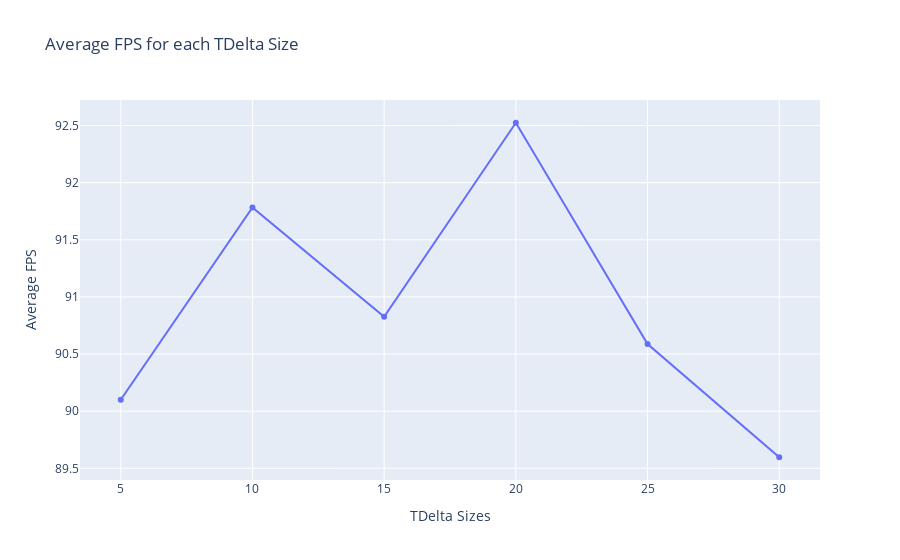
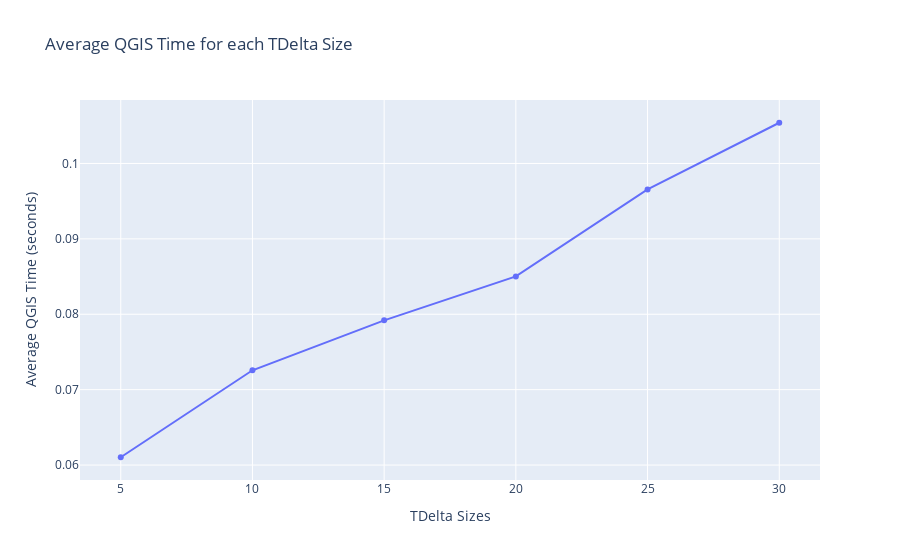
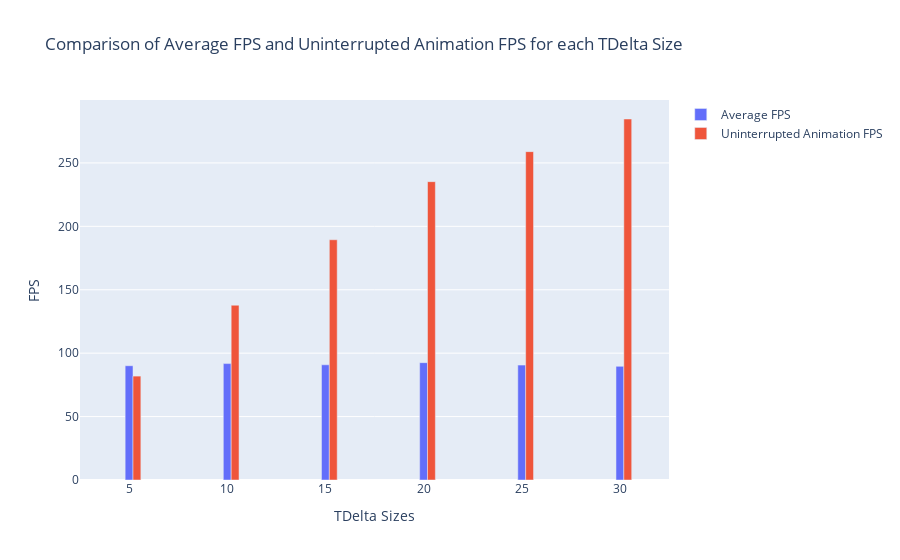

The notebook cell these images were saved under, in order:
### Code cell
import plotly.graph_objects as go
import pandas as pd

# Data
tdeltasizes = [5, 10, 15, 20, 25, 30]


# Create a DataFrame from the data
df = pd.DataFrame(results).T
df['tdeltasize'] = tdeltasizes

# Plot 1: Avg fps for each tdeltasize
fig1 = go.Figure()
fig1.add_trace(go.Scatter(x=tdeltasizes, y=df['fps'], mode='lines+markers', name='Average FPS'))
fig1.update_layout(title='Average FPS for each TDelta Size', xaxis_title='TDelta Sizes', yaxis_title='Average FPS')

# Plot 2: Avg qgis time in seconds for each tdeltasize
fig2 = go.Figure()
fig2.add_trace(go.Scatter(x=tdeltasizes, y=df['qgis'], mode='lines+markers', name='Average QGIS Time'))
fig2.update_layout(title='Average QGIS Time for each TDelta Size', xaxis_title='TDelta Sizes', yaxis_title='Average QGIS Time (seconds)')

# Plot 3: Bar plot comparing avg_fps with Uninterrupted_animation_fps for each tdeltasize
fig3 = go.Figure()
fig3.add_trace(go.Bar(x=tdeltasizes, y=df['fps'], name='Average FPS', width=0.4, offset=-0.2))
fig3.add_trace(go.Bar(x=tdeltasizes, y=df['Uninterrupted_animation_fps'], name='Uninterrupted Animation FPS', width=0.4, offset=0.2))
fig3.update_layout(title='Comparison of Average FPS and Uninterrupted Animation FPS for each TDelta Size',
                   xaxis_title='TDelta Sizes', yaxis_title='FPS', barmode='group')

fig1.show()
fig2.show()
fig3.show()

### Figure 1 — Plotly figure (JSON) as saved in the notebook; plotly's stock layout.template omitted (floating-point values rounded to 4 significant figures)
{"data": [{"mode": "lines+markers", "name": "Average FPS", "type": "scatter", "x": [5, 10, 15, 20, 25, 30], "y": [90.1, 91.78, 90.83, 92.52, 90.59, 89.6]}], "layout": {"title": {"text": "Average FPS for each TDelta Size"}, "xaxis": {"title": {"text": "TDelta Sizes"}}, "yaxis": {"title": {"text": "Average FPS"}}}}

### Figure 2 — Plotly figure (JSON) as saved in the notebook; plotly's stock layout.template omitted (floating-point values rounded to 4 significant figures)
{"data": [{"mode": "lines+markers", "name": "Average QGIS Time", "type": "scatter", "x": [5, 10, 15, 20, 25, 30], "y": [0.06103, 0.07257, 0.07919, 0.08502, 0.09656, 0.1054]}], "layout": {"title": {"text": "Average QGIS Time for each TDelta Size"}, "xaxis": {"title": {"text": "TDelta Sizes"}}, "yaxis": {"title": {"text": "Average QGIS Time (seconds)"}}}}

### Figure 3 — Plotly figure (JSON) as saved in the notebook; plotly's stock layout.template omitted (floating-point values rounded to 4 significant figures)
{"data": [{"name": "Average FPS", "offset": -0.2, "type": "bar", "width": 0.4, "x": [5, 10, 15, 20, 25, 30], "y": [90.1, 91.78, 90.83, 92.52, 90.59, 89.6]}, {"name": "Uninterrupted Animation FPS", "offset": 0.2, "type": "bar", "width": 0.4, "x": [5, 10, 15, 20, 25, 30], "y": [81.92, 137.8, 189.4, 235.2, 258.9, 284.6]}], "layout": {"barmode": "group", "title": {"text": "Comparison of Average FPS and Uninterrupted Animation FPS for each TDelta Size"}, "xaxis": {"title": {"text": "TDelta Sizes"}}, "yaxis": {"title": {"text": "FPS"}}}}
